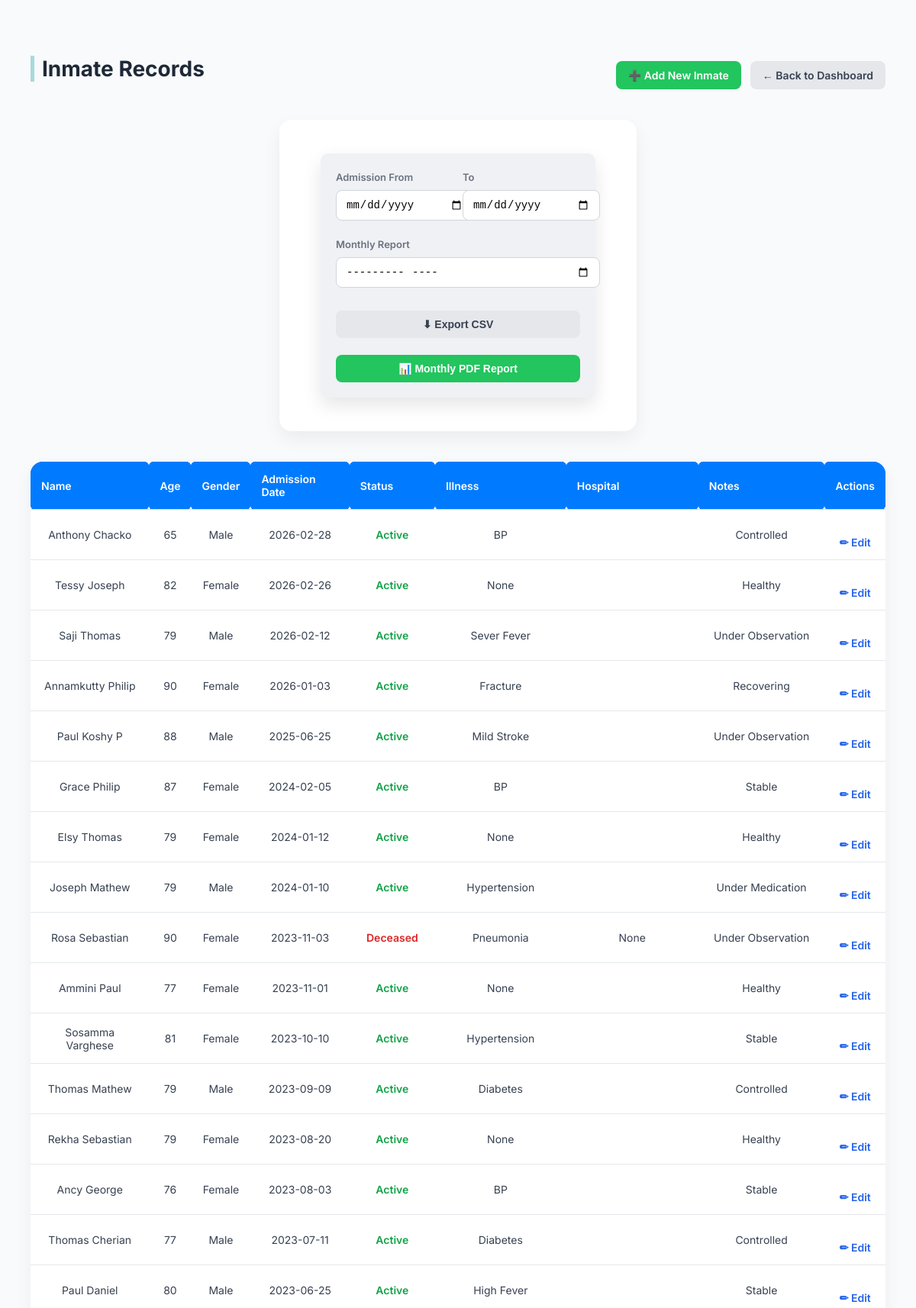
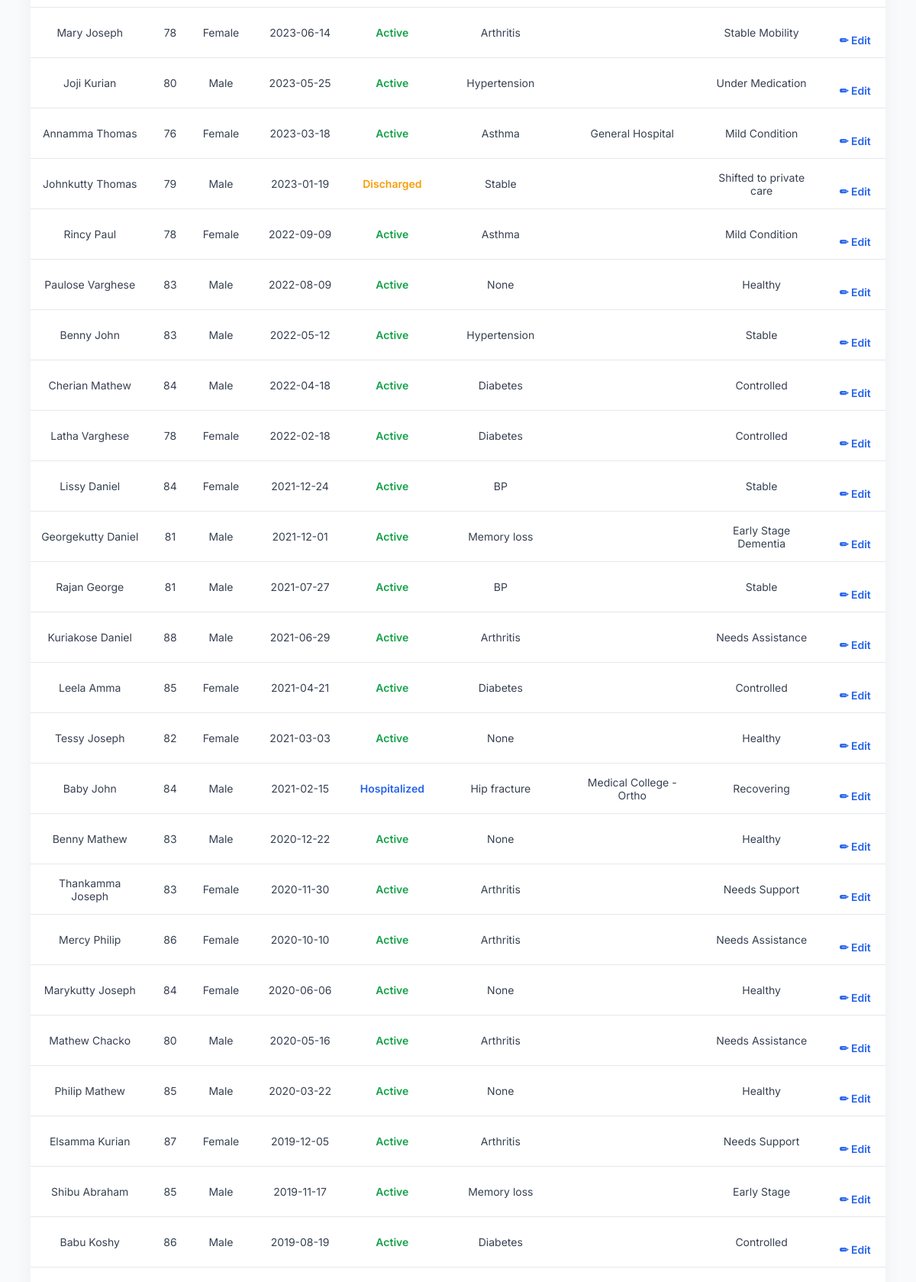
The page /admin/inmates (signed in, upper part) on the database its author committed (2 pictures, top to bottom).
### tables this page shows
CREATE TABLE inmates(
        id INTEGER PRIMARY KEY AUTOINCREMENT,
        name TEXT,
        age INTEGER,
        gender TEXT,
        admission_date TEXT,
        status TEXT,
        illness TEXT,
        hospital_details TEXT,
        notes TEXT,
        date_of_death TEXT,
        previous_status TEXT,
        status_updated_date TEXT
    );

### app.py (the view)
@app.route("/admin/inmates")
def view_inmates():
    if "admin" not in session:
        return redirect("/")
    db = get_db()
    inmates = db.execute(
        "SELECT * FROM inmates ORDER BY admission_date DESC"
    ).fetchall()
    return render_template("inmates.html", inmates=inmates)

### app.py (called while the page is built)
def get_db():
    conn = sqlite3.connect(DB)
    conn.row_factory = sqlite3.Row
    return conn

### templates/inmates.html (shortened to what this page needs)
<!DOCTYPE html>
<html lang="en">
<head>
    <link rel="stylesheet" href="{{ url_for('static', filename='style.css') }}">
</head>
<body>
<div class="container">
    <div class="page-header">
        <h2>Inmate Records</h2>
        <div class="header-actions">
            <a href="/admin/inmates/add" class="action-btn">➕ Add New Inmate</a>
            <a href="/admin" class="action-btn secondary">← Back to Dashboard</a>
        </div>
    </div>
    <div class="filter-card">
        <form method="GET" class="filter-form">
            <div style="flex:1">
                <label>Admission From</label>
                <input type="date" name="from_date">
            </div>
            <div style="flex:1">
                <label>To</label>
                <input type="date" name="to_date">
            </div>
            <div style="flex:1">
                <label>Monthly Report</label>
                <input type="month" name="month">
            </div>
            <button formaction="/admin/export/inmates/csv" class="action-btn secondary">
                ⬇ Export CSV
            </button>
            <button formaction="/admin/export/monthly-report/pdf" class="action-btn">
                📊 Monthly PDF Report
            </button>
        </form>
    </div>
    <div class="table-wrapper">
        <table class="inmate-table">
            <thead>
                <tr>
                    <th>Name</th>
                    <th>Age</th>
                    <th>Gender</th>
                    <th>Admission Date</th>
                    <th>Status</th>
                    <th>Illness</th>
                    <th>Hospital</th>
                    <th>Notes</th>
                    <th>Actions</th>
                </tr>
            </thead>
            <tbody>
            {% for inmate in inmates %}
                <tr>
                    <td>{{ inmate['name'] }}</td>
                    <td>{{ inmate['age'] }}</td>
                    <td>{{ inmate['gender'] }}</td>
                    <td>{{ inmate['admission_date'] }}</td>
                    <td>
                        {% if inmate['status'] == 'Active' %}
                            <span style="color:#16a34a; font-weight:600;">Active</span>
                        {% elif inmate['status'] == 'Discharged' %}
                            <span style="color:#f59e0b; font-weight:600;">Discharged</span>
                        {% elif inmate['status'] == 'Hospitalized' %}
                            <span style="color:#2563eb; font-weight:600;">Hospitalized</span>
                        {% else %}
                            <span style="color:#dc2626; font-weight:600;">Deceased</span>
                        {% endif %}
                    </td>
                    <td>{{ inmate['illness'] }}</td>
                    <td>{{ inmate['hospital_details'] }}</td>
                    <td>{{ inmate['notes'] }}</td>
                    <td>
                        <a href="/admin/edit-inmate/{{ inmate['id'] }}" class="edit-btn">
                            ✏ Edit
                        </a>
                    </td>
                </tr>
            {% endfor %}
            </tbody>
        </table>
    </div>
</div>
</body>
</html>

### static/style.css (style rules this page uses)
body { font-family: "Segoe UI", Arial, sans-serif; background: #F9FAF7; padding: 20px; margin: 0; color: #3F3F46; }
h2 { color: #2E2B5F; border-left: 5px solid #A7DADB; padding-left: 10px; }
form { background: #EFF1F4; padding: 20px; width: 320px; margin: 20px auto; border-radius: 10px; box-shadow: 0px 10px 25px rgba(0,0,0,0.1); }
input { width: 100%; padding: 10px; margin: 8px 0; border-radius: 6px; border: 1px solid #ccc; font-size: 14px; }
button { width: 100%; padding: 10px; margin-top: 10px; color: #2E2B5F; background: #F2A65A; outline: none; font-size: 15px; border: none; border-radius: 6px; cursor: pointer; transition: transform 0.2s, box-shadow 0.2s; }
a { display: inline-block; margin-top: 10px; color: #2E2B5F; text-decoration: none; font-weight: 600; }
.table-wrapper { overflow-x: auto; }
h2 { text-align: center; margin-bottom: 20px; }
table { width: 100%; border-collapse: collapse; }
th, td { padding: 12px; border-bottom: 1px solid #ddd; text-align: center; }
th { background: #007bff; color: #fff; border-radius: 6px; }
a { text-decoration: none; color: #007bff; display: inline-block; margin-top: 20px; }
.action-btn { padding: 6px 12px; border-radius: 6px; text-decoration: none; font-size: 13px; color: #fff; }
button { margin-top: 10px; background: #2c7be5; color: white; border: none; padding: 8px 16px; border-radius: 6px; cursor: pointer; transition: 0.3s ease; font-weight: 500; }
.container { max-width: 900px; margin: auto; }

### templates/inmates.html (style rules this page uses)
body { font-family: 'Inter', sans-serif; background: #f8fafc; }
.container { max-width: 1200px; margin: auto; padding: 30px 20px 60px; }
.page-header { display: flex; justify-content: space-between; align-items: center; margin-bottom: 30px; }
.page-header h2 { font-size: 28px; font-weight: 700; color: #1f2937; }
.header-actions { display: flex; gap: 12px; }
.action-btn { padding: 10px 16px; border-radius: 8px; font-size: 14px; font-weight: 600; text-decoration: none; background: #22c55e; color: white; transition: 0.2s; }
.action-btn.secondary { background: #e5e7eb; color: #374151; }
.filter-card { background: white; border-radius: 16px; padding: 24px; max-width: 420px; margin: 0 auto 40px; box-shadow: 0 10px 25px rgba(0,0,0,0.06); }
.filter-form { display: flex; gap: 12px; flex-wrap: wrap; align-items: end; }
.filter-form label { font-size: 13px; font-weight: 600; color: #6b7280; }
.filter-form input { width: 100%; padding: 10px 12px; border-radius: 8px; border: 1px solid #d1d5db; }
.filter-form button { width: 100%; margin-top: 10px; }
.table-wrapper { background: white; border-radius: 16px; overflow: hidden; box-shadow: 0 10px 25px rgba(0,0,0,0.05); }
.inmate-table { width: 100%; border-collapse: collapse; }
.inmate-table thead { background: #2563eb; }
.inmate-table th { padding: 14px; color: white; font-size: 14px; font-weight: 600; text-align: left; }
.inmate-table td { padding: 14px; border-bottom: 1px solid #e5e7eb; font-size: 14px; color: #374151; }
.edit-btn { color: #2563eb; font-weight: 600; text-decoration: none; }

### rows shown on the page
inmates: name "Anthony Chacko", age "65", gender "Male", admission_date "2026-02-28", status "Active", illness "BP", notes "Controlled"
inmates: name "Tessy Joseph", age "82", gender "Female", admission_date "2026-02-26", status "Active", illness "None", notes "Healthy"
inmates: name "Saji Thomas", age "79", gender "Male", admission_date "2026-02-12", status "Active", illness "Sever Fever", notes "Under Observation"
inmates: name "Annamkutty Philip", age "90", gender "Female", admission_date "2026-01-03", status "Active", illness "Fracture", notes "Recovering"
inmates: name "Paul Koshy P", age "88", gender "Male", admission_date "2025-06-25", status "Active", illness "Mild Stroke", notes "Under Observation"
inmates: name "Grace Philip", age "87", gender "Female", admission_date "2024-02-05", status "Active", illness "BP", notes "Stable"
inmates: name "Elsy Thomas", age "79", gender "Female", admission_date "2024-01-12", status "Active", illness "None", notes "Healthy"
inmates: name "Joseph Mathew", age "79", gender "Male", admission_date "2024-01-10", status "Active", illness "Hypertension", notes "Under Medication"
inmates: name "Rosa Sebastian", age "90", gender "Female", admission_date "2023-11-03", status "Deceased", illness "Pneumonia", hospital_details "None", notes "Under Observation"
inmates: name "Ammini Paul", age "77", gender "Female", admission_date "2023-11-01", status "Active", illness "None", notes "Healthy"
inmates: name "Sosamma Varghese", age "81", gender "Female", admission_date "2023-10-10", status "Active", illness "Hypertension", notes "Stable"
inmates: name "Thomas Mathew", age "79", gender "Male", admission_date "2023-09-09", status "Active", illness "Diabetes", notes "Controlled"
inmates: name "Rekha Sebastian", age "79", gender "Female", admission_date "2023-08-20", status "Active", illness "None", notes "Healthy"
inmates: name "Ancy George", age "76", gender "Female", admission_date "2023-08-03", status "Active", illness "BP", notes "Stable"
inmates: name "Thomas Cherian", age "77", gender "Male", admission_date "2023-07-11", status "Active", illness "Diabetes", notes "Controlled"
inmates: name "Paul Daniel", age "80", gender "Male", admission_date "2023-06-25", status "Active", illness "High Fever", notes "Stable"
inmates: name "Mary Joseph", age "78", gender "Female", admission_date "2023-06-14", status "Active", illness "Arthritis", notes "Stable Mobility"
inmates: name "Joji Kurian", age "80", gender "Male", admission_date "2023-05-25", status "Active", illness "Hypertension", notes "Under Medication"
inmates: name "Annamma Thomas", age "76", gender "Female", admission_date "2023-03-18", status "Active", illness "Asthma", hospital_details "General Hospital", notes "Mild Condition"
inmates: name "Johnkutty Thomas", age "79", gender "Male", admission_date "2023-01-19", status "Discharged", illness "Stable", notes "Shifted to private care"
inmates: name "Rincy Paul", age "78", gender "Female", admission_date "2022-09-09", status "Active", illness "Asthma", notes "Mild Condition"
inmates: name "Paulose Varghese", age "83", gender "Male", admission_date "2022-08-09", status "Active", illness "None", notes "Healthy"
inmates: name "Benny John", age "83", gender "Male", admission_date "2022-05-12", status "Active", illness "Hypertension", notes "Stable"
inmates: name "Cherian Mathew", age "84", gender "Male", admission_date "2022-04-18", status "Active", illness "Diabetes", notes "Controlled"
inmates: name "Latha Varghese", age "78", gender "Female", admission_date "2022-02-18", status "Active", illness "Diabetes", notes "Controlled"
inmates: name "Lissy Daniel", age "84", gender "Female", admission_date "2021-12-24", status "Active", illness "BP", notes "Stable"
inmates: name "Georgekutty Daniel", age "81", gender "Male", admission_date "2021-12-01", status "Active", illness "Memory loss", notes "Early Stage Dementia"
inmates: name "Rajan George", age "81", gender "Male", admission_date "2021-07-27", status "Active", illness "BP", notes "Stable"
inmates: name "Kuriakose Daniel", age "88", gender "Male", admission_date "2021-06-29", status "Active", illness "Arthritis", notes "Needs Assistance"
inmates: name "Leela Amma", age "85", gender "Female", admission_date "2021-04-21", status "Active", illness "Diabetes", notes "Controlled"
inmates: name "Tessy Joseph", age "82", gender "Female", admission_date "2021-03-03", status "Active", illness "None", notes "Healthy"
inmates: name "Baby John", age "84", gender "Male", admission_date "2021-02-15", status "Hospitalized", illness "Hip fracture", hospital_details "Medical College - Ortho", notes "Recovering"
inmates: name "Benny Mathew", age "83", gender "Male", admission_date "2020-12-22", status "Active", illness "None", notes "Healthy"
inmates: name "Thankamma Joseph", age "83", gender "Female", admission_date "2020-11-30", status "Active", illness "Arthritis", notes "Needs Support"
inmates: name "Mercy Philip", age "86", gender "Female", admission_date "2020-10-10", status "Active", illness "Arthritis", notes "Needs Assistance"
inmates: name "Marykutty Joseph", age "84", gender "Female", admission_date "2020-06-06", status "Active", illness "None", notes "Healthy"
inmates: name "Mathew Chacko", age "80", gender "Male", admission_date "2020-05-16", status "Active", illness "Arthritis", notes "Needs Assistance"
inmates: name "Philip Mathew", age "85", gender "Male", admission_date "2020-03-22", status "Active", illness "None", notes "Healthy"
inmates: name "Elsamma Kurian", age "87", gender "Female", admission_date "2019-12-05", status "Active", illness "Arthritis", notes "Needs Support"
inmates: name "Shibu Abraham", age "85", gender "Male", admission_date "2019-11-17", status "Active", illness "Memory loss", notes "Early Stage"
inmates: name "Babu Koshy", age "86", gender "Male", admission_date "2019-08-19", status "Active", illness "Diabetes", notes "Controlled"
